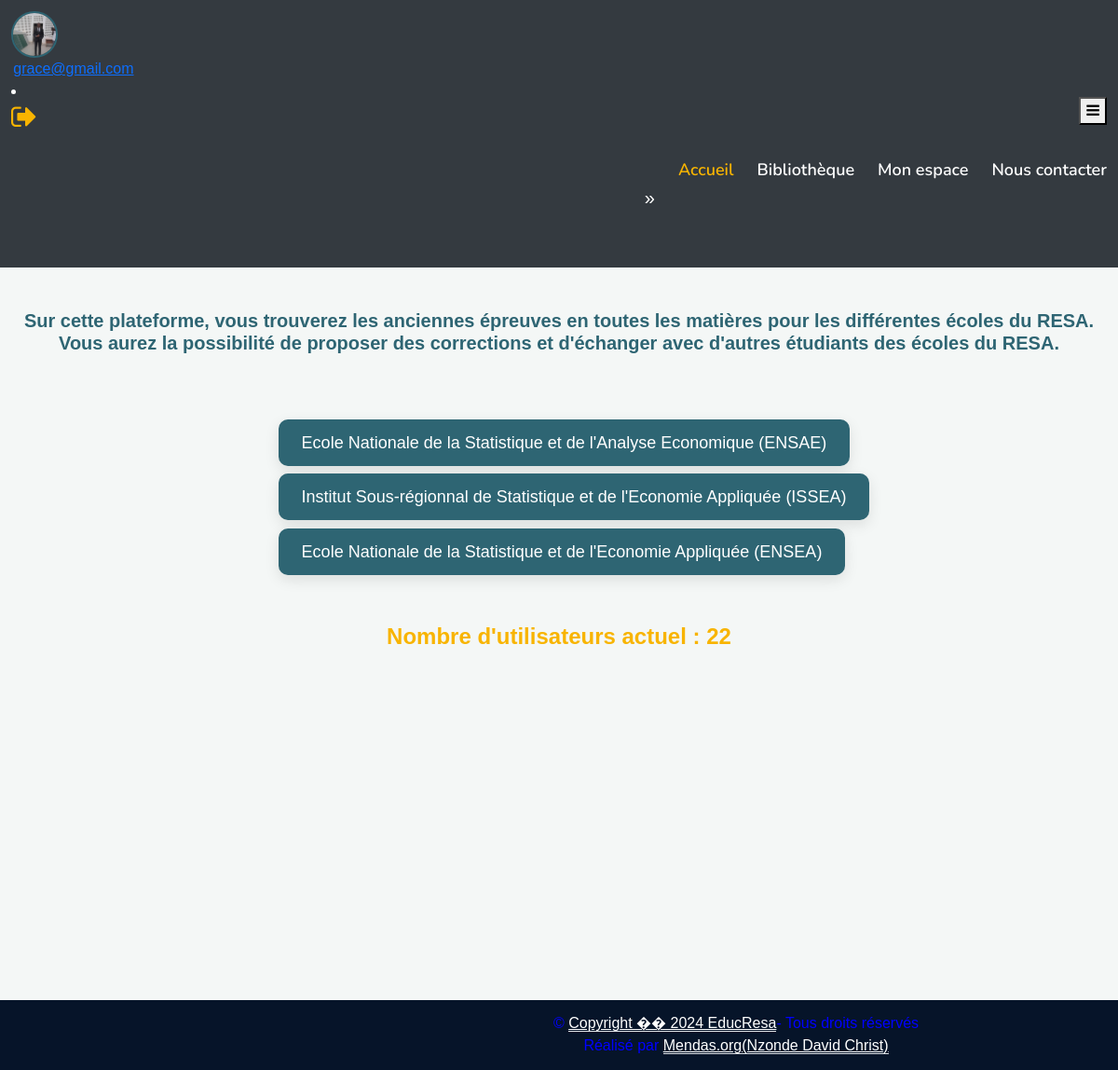
Before: /Accueil/ (signed in) with the older database file.
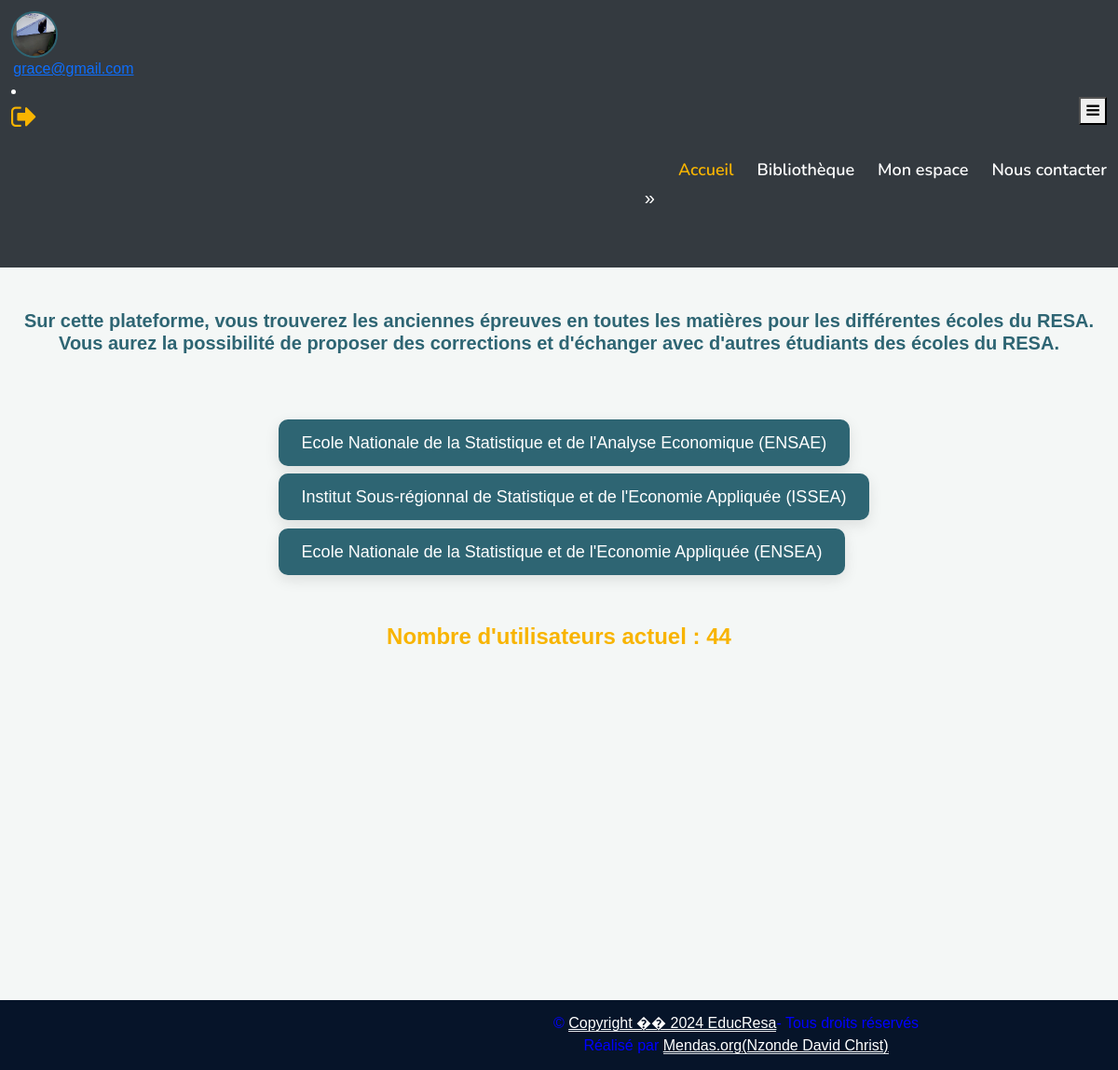
After: the same page with the newer database file.
### comptes/models.py (models this page shows, shortened)
class Utilisateur (models.Model) :
    id = models.AutoField(primary_key=True)
    user = models.OneToOneField(settings.AUTH_USER_MODEL, on_delete=models.CASCADE, related_name='utilisateur',null=True,blank=True)
    username = models.CharField(max_length = 50, unique = True)
    email = models.EmailField(unique = True)
    password = models.CharField(max_length = 250, unique = True)
    photo = models.ImageField(upload_to = 'documents/photosUsers/', blank = True, default='documents/photosUsers/IMG_20230719_212156_362.jpg')

### EducResa/views.py (the view)
# urls.py: path('Accueil/', views.Index, name='Index'),
def Index(request) :
    user = Utilisateur.objects.get(id=request.session.get('user_id'))
    nbre_user = Utilisateur.objects.count() #compter le nombre d'utilisateurs
    return render(request, 'index.html', {'user': user,'user_email': user.email,'nombre_user': nbre_user})

### Templates/index.html (shortened to what this page needs)
{% extends "base.html" %}
{% load static %}
 {% block photo %}
    {% if user.photo %}
        <img src="{{ user.photo.url }}" alt="Photo de profil" class="profile-photo">
    {% endif %}
{% endblock %}
{% block email %}
    <span>{{ user_email }}</span>
{% endblock %}
{% block content %}
<div class="container-fluid-p">
    <div id="bienvenue">
        <h4>Bienvenue sur EducResa</h4>
    </div>
</div>
<h4 style="text-align: center; font-size: 20px; padding: 20px;">
    Sur cette plateforme, vous trouverez les anciennes épreuves en toutes les matières pour les différentes écoles du RESA. Vous aurez la possibilité de proposer des corrections et d'échanger avec d'autres étudiants des écoles du RESA.
</h4>
<div class="liens">
    <ul>
        <li><a href="{% url 'Ensae' user_email %}">Ecole Nationale de la Statistique et de l'Analyse Economique (ENSAE)</a></li>
        <li><a href="https://isseafaxs.web.app/" target="_blank">Institut Sous-régionnal de Statistique et de l'Economie Appliquée (ISSEA)</a></li>
        <li><a href="{% url 'Ensea' user_email %}">Ecole Nationale de la Statistique et de l'Economie Appliquée (ENSEA)</a></li>
    </ul>
</div>
<div id="nbreuser">
    <h4>Nombre d'utilisateurs actuel : {{nombre_user}}</h4>
</div>
{% endblock %}

Changed rows visible on the page:
changed Utilisateur "grace@gmail.com": photo: a different picture
Other visible differences:
{{ nombre_user }}: "22" → "44"
